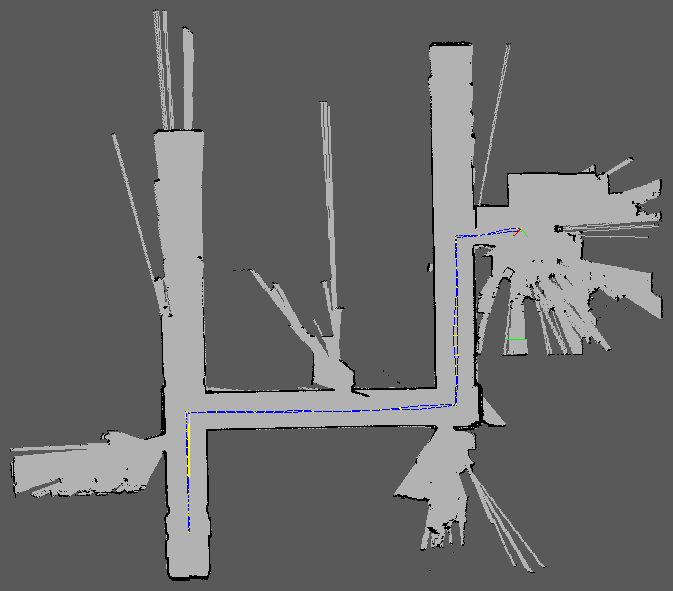
#> input picture Backend/map/map.png, 673 x 591 px, found by its file name
$ python dynamic_a_star.py
#> lines starting #> are read from the running program, lines starting #| are printed output that depends on the picture; after the words box and inside, x2 and y2 are one past the last pixel; in counts of white or black regions, pixels touching at a corner belong together

import cv2
import numpy as np
import heapq
import math

class DynamicAStar:
    def __init__(self, map_path):
        self.map_img = cv2.imread(map_path, cv2.IMREAD_GRAYSCALE)
        if self.map_img is None:
            raise ValueError(f"Could not load map from {map_path}")

        # Binarize map: White (255) is free, Black (0) is obstacle
        # We'll treat anything > 200 as free space based on analysis
        _, self.grid = cv2.threshold(self.map_img, 200, 255, cv2.THRESH_BINARY)
        self.height, self.width = self.grid.shape

        self.s_start = None
        self.s_goal = None
        self.s_last = None
        self.k_m = 0
        self.U = [] # Priority Queue
        self.rhs = {}
        self.g = {}

    def get_valid_start_goal(self):
        # Use connected components to find the largest walkable area
        num_labels, labels, stats, centroids = cv2.connectedComponentsWithStats(self.grid, connectivity=8)

        # stats[0] is usually background (label 0, black), we want largest white area
        # Slicing [1:] to skip background, finding max area
        if num_labels < 2:
            raise ValueError("No walkable area found!")

        largest_label_idx = np.argmax(stats[1:, cv2.CC_STAT_AREA]) + 1

        # Create a mask for the largest component
        mask = (labels == largest_label_idx)

        # Get all coordinates in this component
        y_indices, x_indices = np.where(mask)

        if len(y_indices) == 0:
             raise ValueError("Largest component has no points?")

        # Pick two points far apart: Top-most-left and Bottom-most-right
        # Indices are sorted by y then x usually
        start = (y_indices[0], x_indices[0])
        goal = (y_indices[-1], x_indices[-1])

        return start, goal

    def init_d_star(self, start, goal):
        self.s_start = start
        self.s_goal = goal
        self.s_last = self.s_start
        self.k_m = 0
        self.U = []
        self.rhs = {}
        self.g = {}

        for i in range(self.height):
            for j in range(self.width):
                self.rhs[(i, j)] = float('inf')
                self.g[(i, j)] = float('inf')

        self.rhs[self.s_goal] = 0
        heapq.heappush(self.U, (self.calculate_key(self.s_goal), self.s_goal))

    def calculate_key(self, s):
        min_g_rhs = min(self.g.get(s, float('inf')), self.rhs.get(s, float('inf')))
        return (min_g_rhs + self.heuristic(self.s_start, s) + self.k_m, min_g_rhs)

    def heuristic(self, a, b):
        # Euclidean distance
        return math.hypot(a[0] - b[0], a[1] - b[1])

    def get_neighbors(self, s):
        # 8-connected grid
        neighbors = []
        directions = [(-1, 0), (1, 0), (0, -1), (0, 1),
                      (-1, -1), (-1, 1), (1, -1), (1, 1)]

        for dx, dy in directions:
            nx, ny = s[0] + dx, s[1] + dy

            if 0 <= nx < self.height and 0 <= ny < self.width:
                # Check for obstacle
                if self.grid[nx, ny] > 0: # > 0 means free (white is 255)
                    neighbors.append((nx, ny))

        return neighbors

    def update_vertex(self, u):
        if u != self.s_goal:
            min_rhs = float('inf')
            for s_prime in self.get_neighbors(u):
                # cost is distance (1 for straight, sqrt(2) for diagonal)
                dist = math.hypot(u[0] - s_prime[0], u[1] - s_prime[1])
                min_rhs = min(min_rhs, self.g.get(s_prime, float('inf')) + dist)
            self.rhs[u] = min_rhs

        # Remove u from U if it exists (simplified by just pushing new and ignoring old)
        # In a real efficient implementation, we'd have a handle to update priority
        # Here we deal with potential duplicates in compute_shortest_path

        if self.g.get(u, float('inf')) != self.rhs.get(u, float('inf')):
            heapq.heappush(self.U, (self.calculate_key(u), u))

    def compute_shortest_path(self):
        while self.U and (self.U[0][0] < self.calculate_key(self.s_start) or \
                          self.rhs.get(self.s_start, float('inf')) != self.g.get(self.s_start, float('inf'))):
            k_old, u = heapq.heappop(self.U)

            # Filter out stale keys
            if k_old < self.calculate_key(u):
                 continue

            k_new = self.calculate_key(u)

            if k_old < k_new:
                heapq.heappush(self.U, (k_new, u))
            elif self.g.get(u, float('inf')) > self.rhs.get(u, float('inf')):
                self.g[u] = self.rhs[u]
                for s in self.get_neighbors(u):
                    self.update_vertex(s)
            else:
                g_old = self.g[u]
                self.g[u] = float('inf')
                for s in self.get_neighbors(u) + [u]:
                    self.update_vertex(s)

    def get_path(self):
        path = []
        curr = self.s_start
        path.append(curr)

        while curr != self.s_goal:
            min_cost = float('inf')
            next_node = None

            for s_prime in self.get_neighbors(curr):
                dist = math.hypot(curr[0] - s_prime[0], curr[1] - s_prime[1])
                cost = self.g.get(s_prime, float('inf')) + dist

                if cost < min_cost:
                    min_cost = cost
                    next_node = s_prime

            if next_node is None:
                break

            path.append(next_node)
            curr = next_node

            if len(path) > self.height * self.width: # Prevent infinite loop
                break

        return path

    def draw_path(self, path, output_path="path_result.png"):
        output_img = cv2.cvtColor(self.map_img, cv2.COLOR_GRAY2BGR)

        # Draw Start (Green) and Goal (Red)
        if self.s_start:
             cv2.circle(output_img, (self.s_start[1], self.s_start[0]), 5, (0, 255, 0), -1)
        if self.s_goal:
             cv2.circle(output_img, (self.s_goal[1], self.s_goal[0]), 5, (0, 0, 255), -1)

        # Draw Path (Blue)
        for i in range(len(path) - 1):
            p1 = (path[i][1], path[i][0])
            p2 = (path[i+1][1], path[i+1][0])
            cv2.line(output_img, p1, p2, (255, 0, 0), 2)

        cv2.imwrite(output_path, output_img)
        print(f"Path saved to {output_path}")
# ... (rest of class)

def main():
    map_file = "d:/Admin_Panel/Backend/map/map.png" # Using absolute path based on user context

    try:
        planner = DynamicAStar(map_file)
#> in __init__, `_, self.grid = cv2.threshold(self.map_img, 200, 255, cv2.THRESH_BINARY)`:
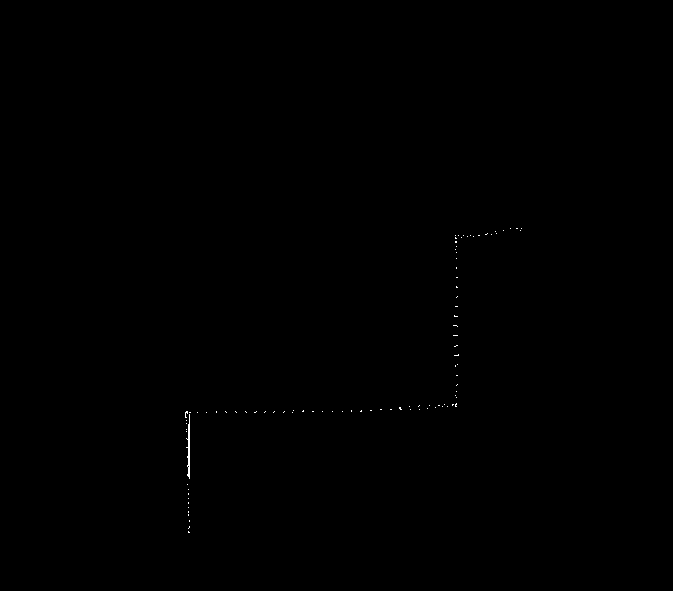
#> self.grid: shape (591, 673); 0.08% white in thin lines or dots, all inside (x1, y1, x2, y2) = (185, 228, 522, 533)
        start_node, goal_node = planner.get_valid_start_goal()
#> in get_valid_start_goal, `num_labels, labels, stats, centroids = cv2.connectedComponentsWithStat..`: labels: shape (591, 673) int32; 95 distinct labels, from 0 to 94
#> in get_valid_start_goal, `num_labels, labels, stats, centroids = cv2.connectedComponentsWithStat..`: num_labels = 95; stats = 95 rows, first 6: [0, 0, 673, 591, 397431], [510, 228, 1, 1, 1], [516, 228, 2, 1, 2], [521, 228, 1, 1, 1], [495, 231, 1, 1, 1], [503, 230, 1, 1, 1]; centroids = 95 pairs, first value 185.8 to 521, second value 228 to 531.7
#> in get_valid_start_goal, `largest_label_idx = np.argmax(stats[1:, cv2.CC_STAT_AREA]) + 1`: largest_label_idx = 79
#> in get_valid_start_goal, `mask = (labels == largest_label_idx)`:
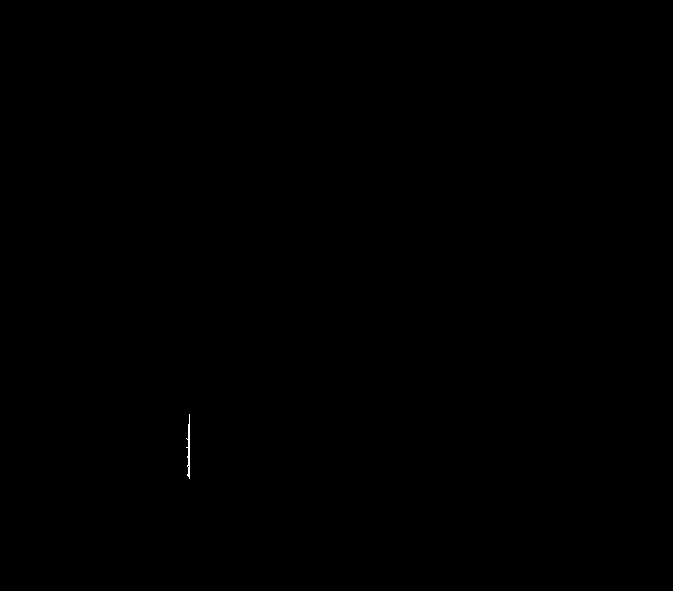
#> mask: shape (591, 673) bool; 0.03% white in thin lines or dots, all inside (x1, y1, x2, y2) = (186, 414, 190, 479)
#> in get_valid_start_goal, `y_indices, x_indices = np.where(mask)`: y_indices = 127 values from 414 to 478; x_indices = 127 values, max 189 at index 0, min 186 at index 38, mean 188.4
#> in get_valid_start_goal, `start = (y_indices[0], x_indices[0])`: start = (414, 189)
#> in get_valid_start_goal, `goal = (y_indices[-1], x_indices[-1])`: goal = (478, 189)
#> start_node = (414, 189); goal_node = (478, 189)
        print(f"Auto-selected valid points in largest component:")
        print(f"Start: {start_node}")
#| Start: (414, 189)
        print(f"Goal:  {goal_node}")
#| Goal:  (478, 189)
    except ValueError as e:
        print(e)
        return

    print(f"Planning from {start_node} to {goal_node}")
#| Planning from (414, 189) to (478, 189)

    planner.init_d_star(start_node, goal_node)
#> in init_d_star, `self.s_start = start`: self.s_start = (414, 189)
#> in init_d_star, `self.s_goal = goal`: self.s_goal = (478, 189)
#> in init_d_star, `self.s_last = self.s_start`: self.s_last = (414, 189)
#> in calculate_key, `min_g_rhs = min(self.g.get(s, float('inf')), self.rhs.get(s, float('in..`: min_g_rhs = 0
    planner.compute_shortest_path()
#> the loop in compute_shortest_path, `while self.U and (self.U[0][0] < self.calculate_key(self.s_start) or \..` made 65 passes
#> (u, k_new) on passes 1 to 12: ((478, 189), (64, 0)), ((477, 189), (64, 1)), ((476, 189), (64, 2)), ((475, 189), (64, 3)), ((474, 189), (64, 4)), ((473, 189), (64, 5)), ((472, 189), (64, 6)), ((471, 189), (64, 7)), ((470, 189), (64, 8)), ((469, 189), (64, 9)), ((468, 189), (64, 10)), ((467, 189), (64, 11))
#> (k_old, u) on pass 35: ((64, 34), (444, 189))
    path = planner.get_path()
#> the loop in get_path, `while curr != self.s_goal:` made 64 passes

    if len(path) > 1:
        print(f"Path found with {len(path)} steps.")
#| Path found with 65 steps.
        planner.draw_path(path)
#> in draw_path, `cv2.circle(output_img, (self.s_start[1], self.s_start[0]), 5, (0, 255,..`:
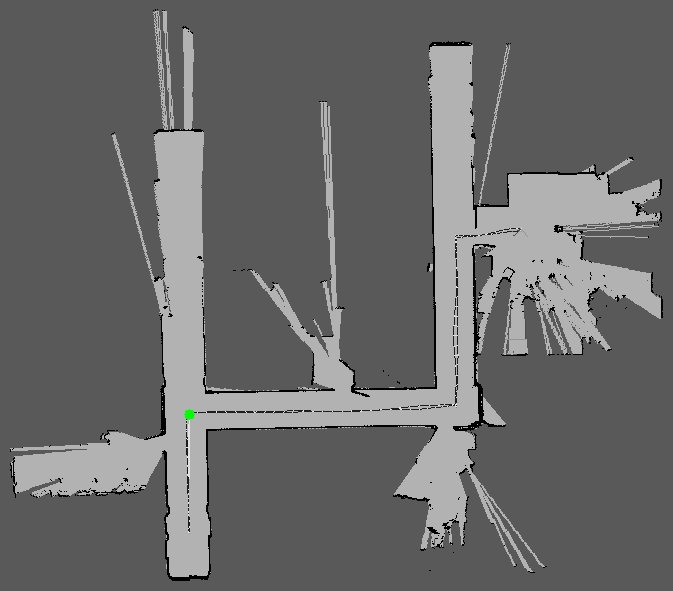
#> output_img: shape (591, 673, 3); mean B, G, R 105.4, 105.5, 105.4
#> in draw_path, `cv2.circle(output_img, (self.s_goal[1], self.s_goal[0]), 5, (0, 0, 255..`: output_img: shape (591, 673, 3); 0.02% of pixels changed, all inside (x1, y1, x2, y2) = (184, 473, 195, 484)
#> the loop in draw_path, `for i in range(len(path) - 1):` made 64 passes
#> after the loop in draw_path, `for i in range(len(path) - 1):`:
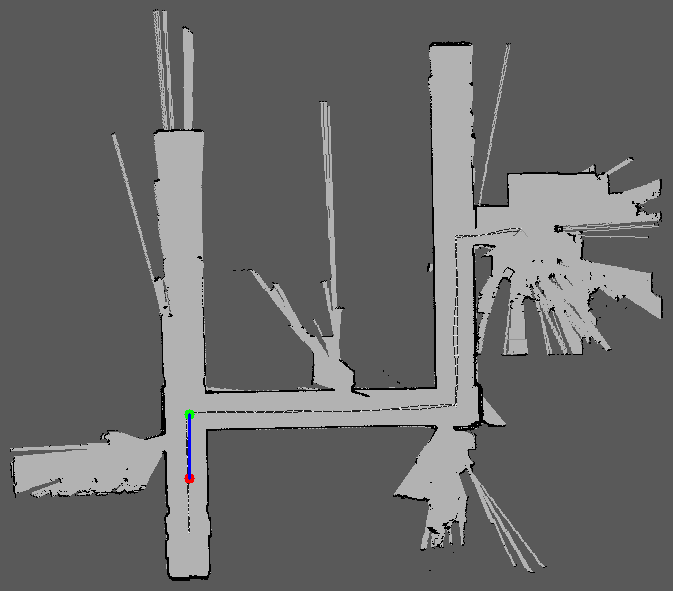
#> output_img: shape (591, 673, 3); mean B, G, R 105.5, 105.4, 105.4
    else:
        print("No path found.")

if __name__ == "__main__":
    main()
